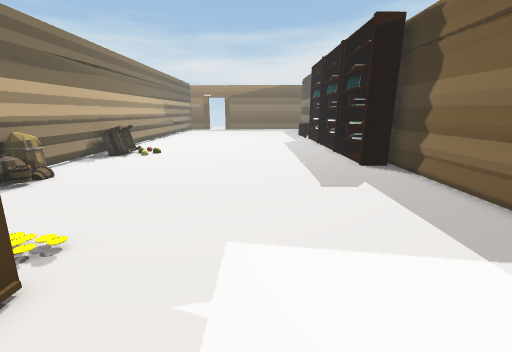
View 1 (above)

13 first-person views from a walk through a Unity game level. The camera is 1.2 m above the floor, tilts 14° down and sees 90° across. The floor is counted in squares, 0.5 m on a side. Each view is taken from the middle of a square. On the plan, view 1 faces up. The plan holds only what a view shows up to about 17 squares ahead; the rest is blank. The place goes on beyond the plan. Door leaves are left out, so doorways stand open.

View 2
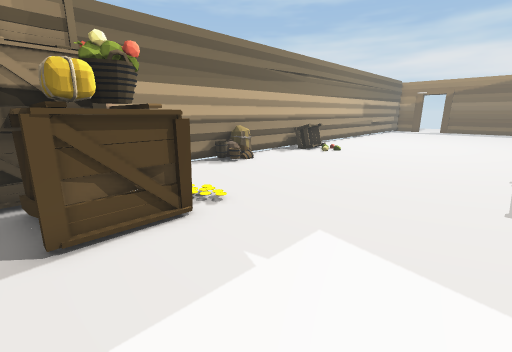

View 3
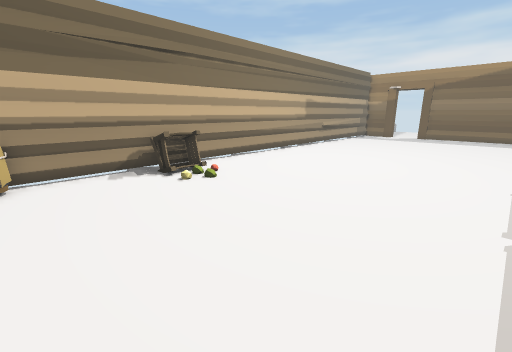

View 4
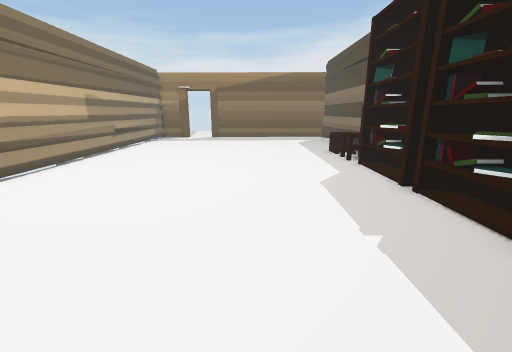

View 5
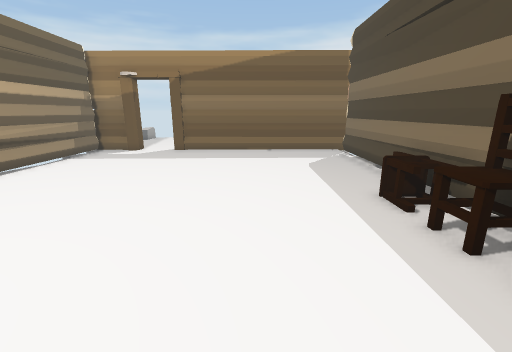

View 6
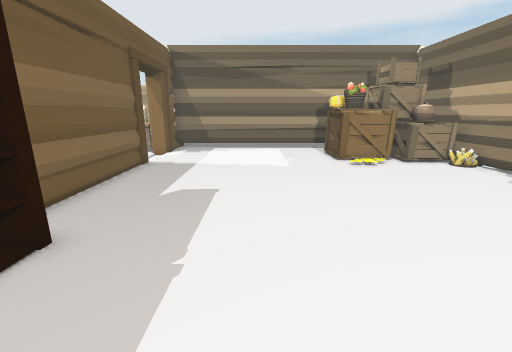

View 7
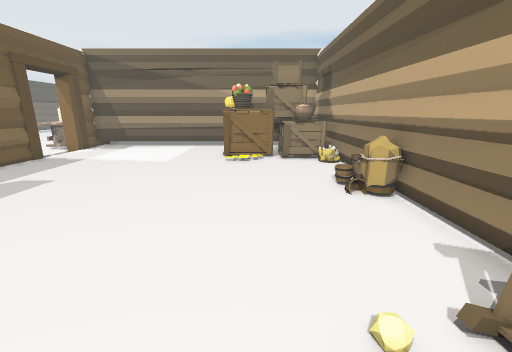

View 8
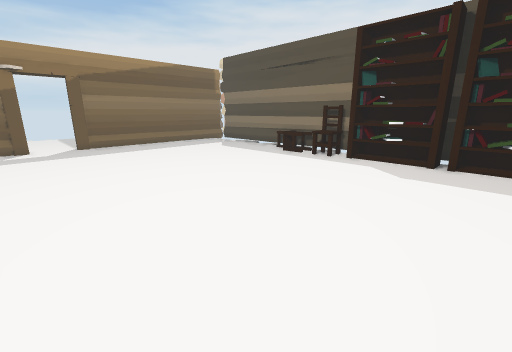

View 9
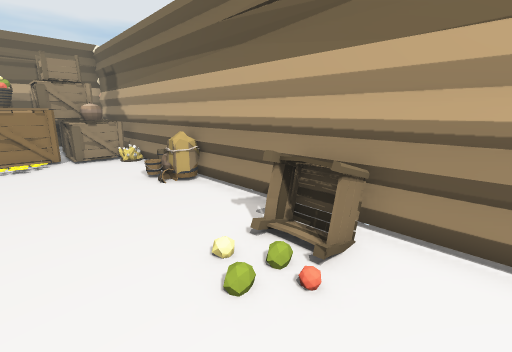

View 10
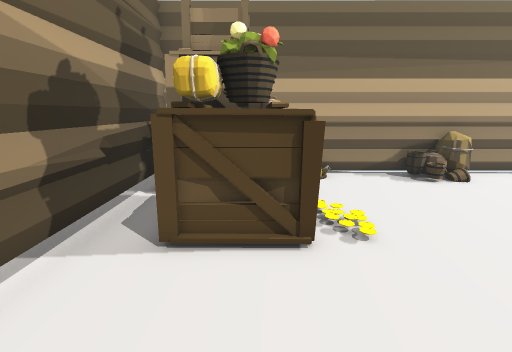

View 11
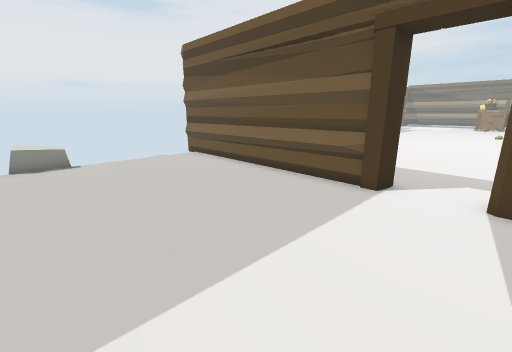

View 12
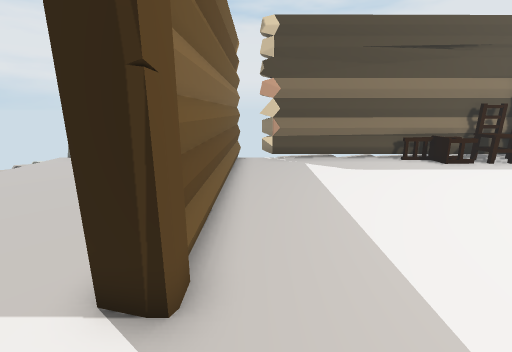

View 13
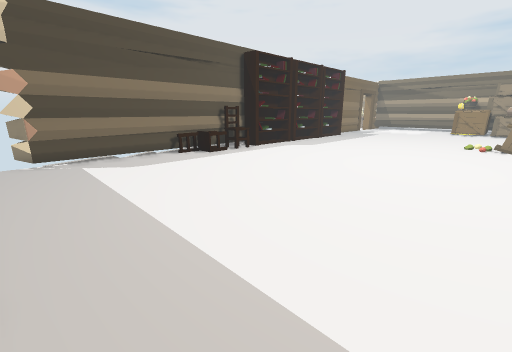

### Floor plan
Points are (right, up) in squares from view 1. A wall is a line through its corners. A room is listed if a view was taken in it or the views show most of it. See-through windows are left out.
Room 1 (views 1, 2, 3, 4, 5, 6, 7, 8, 9, 10, 12, 13)
walls: (5.2, 18) (5.2, 19.4); (4.9, 20.2) (4.9, 24); (4.9, 15.7) (4.9, 19.6); (5.2, 13.8) (5.2, 14.8); (5.3, 22.4) (5.3, 23.8); (6.3, 23.9) (6.2, 36.1); (6.1, 11.6) (4.9, 11.6) (4.9, 15.5); (-9.1, 29.7) (-9.1, -1.4) (6.3, -1.4) (6.3, 0.5) (7.3, 0.4); (6.3, 3.4) (6.3, 12.4); (6.1, 35.8) (6.4, 36.9); (-6.8, 38.1) (-9.7, 38.1); (-9.1, 37.5) (-9.1, 30.9); (7.2, 37.9) (-4.5, 38)
low walls: (5.1, 18) (5.5, 18.4); (5.3, 17.3) (4.8, 17.8); (5.5, 17.3) (5.1, 17.9); (5.3, 20.9) (5.3, 21.8) (4.8, 22.3); (5.5, 21.7) (5.1, 22.3); (6.1, 27) (6.1, 34.9); (6.1, 35.8) (6.2, 36.1) (6.8, 36.8); (6.2, 36.1) (6.9, 36.6); (6.1, 36.3) (6.4, 36.7)
ways out: open door at (-6, 38.5) to room 2; opening at (6.5, 1.5)
objects: other object (-9, 9) to (-8, 10); crate (-8, -1) to (-7, 0); crate (-8, 0) to (-6, 2); crate (-8, 3) to (-6, 4); crate (-8, 15) to (-8, 16); crate (-5, 0) to (-3, 0); basket (-5, 1) to (-4, 2); crate (-5, 2) to (-3, 3); other object (-4, 1) to (-3, 1); other object (5, 25) to (5, 26); other object (5, 27) to (5, 28)
Room 2 (view 11)
walls: (-4.3, 38.9) (7.2, 38.8)
ways out: open door at (-6, 38.5) to room 1

Positions as (right, up) in squares from view 1, and headings:
1: (0, 0), facing up
2: (2, 0), facing up-left
3: (2, 10), facing up-left
4: (0, 12), facing up
5: (1, 21), facing up
6: (1, 16), facing down
7: (-5, 17), facing down
8: (-8, 18), facing up-right
9: (-4, 18), facing down-left
10: (1, 2), facing left
11: (-7, 47), facing down-right
12: (-7, 37), facing right
13: (-8, 37), facing down-right
